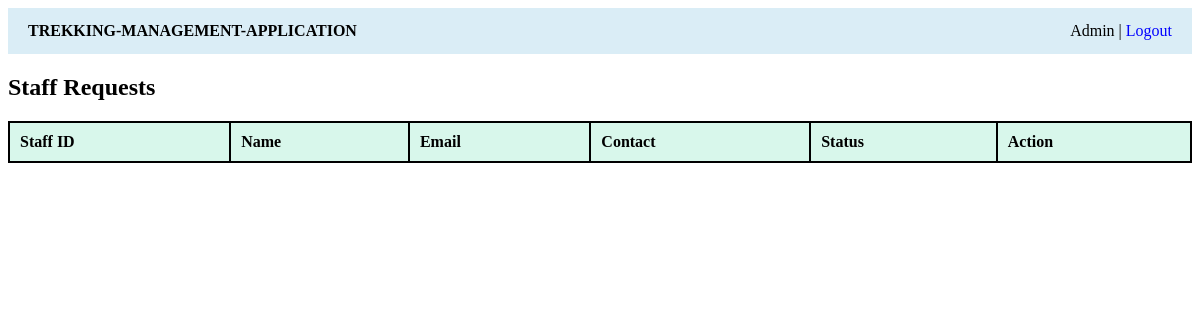
The app's page /admin/staff (signed in), older data.
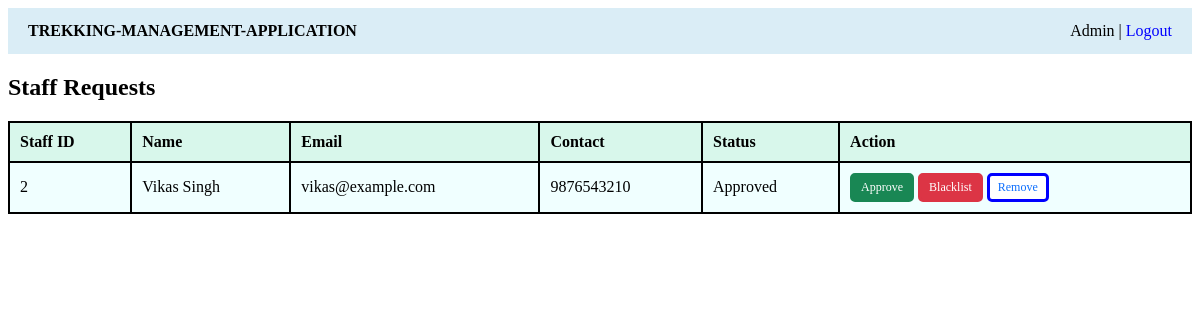
The same page, newer data.
### application/models.py (models this page shows)
class User(db.Model):
    __tablename__ = "users"
    id = db.Column(db.Integer, primary_key=True)
    name = db.Column(db.String(100), nullable=False)
    email = db.Column(db.String(100), unique = True, nullable=False)
    password = db.Column(db.String(40), nullable=False)
    role = db.Column(db.String(100), nullable=False)
    contact = db.Column(db.String(20))
    approved= db.Column(db.Boolean, default=True)
    blacklisted=db.Column(db.Boolean, default=False)
    bookings = db.relationship('Booking', backref = 'user', lazy = True)
    assigned_treks = db.relationship('Trek', backref = 'user', lazy = True)

### application/controllers.py (the view)
@app.route("/admin/staff")
def admin_staff():
    if session.get("role") != "Admin":
        return redirect("/login")
    staff=User.query.filter_by(role="staff").all()
    return render_template("admin_staff.html", staff=staff)

### templates/admin_staff.html
{% extends "base.html" %}
{% block public_content %}
<h2>Staff Requests</h2>
<table>
    <tr><th>Staff ID</th><th>Name</th><th>Email</th><th>Contact</th><th>Status</th><th>Action</th></tr>
    {% for s in staff %}
    <tr>
        <td>{{ s.id }}</td><td>{{ s.name }}</td><td>{{ s.email }}</td><td>{{ s.contact }}</td>
        <td>{% if s.blacklisted %}Blacklisted{% elif s.approved %}Approved{% else %}Pending{% endif %}</td>
        <td>
            <a class="btn btn-small btn-green" href="{{ url_for('staff_action', user_id=s.id, action='approved') }}">Approve</a>
            <a class="btn btn-small btn-red" href="{{ url_for('staff_action', user_id=s.id, action='blacklist') }}">Blacklist</a>
            <a class="btn btn-small btn-light" href="{{ url_for('staff_action', user_id=s.id, action='remove') }}">Remove</a>
        </td>
    </tr>
    {% endfor %}
</table>
{% endblock %}

Row changes from the older to the newer data that the page shows:
added User: id "2", name "Vikas Singh", email "vikas@example.com", contact "9876543210", blacklisted "Approved"
